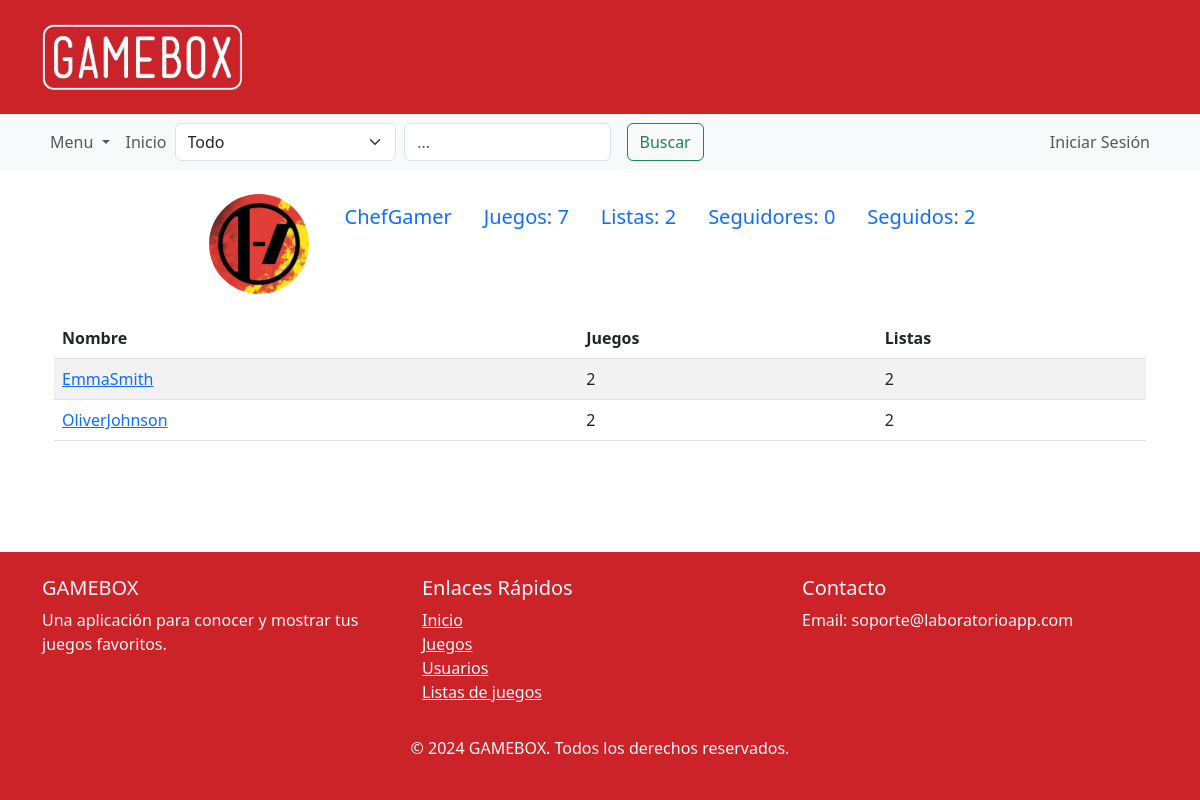
The page /follow/1 on the database its author committed.
### domain/models.py (models this page shows, shortened)
class Usuario(models.Model):
    nickname = models.CharField(max_length=30, unique=True)
    foto = models.ImageField(upload_to="media/usuarios/", default="media/usuarios/generica.jpg")
    cuenta = models.OneToOneField(User, on_delete=models.CASCADE)
    objects = UsuarioManager()
    def __str__(self):
        return self.nickname
    def cant_listas_de_juegos(self):
        return self.listas_de_juegos.count()
    def cant_juegos_jugados(self):
        return self.reseñas.count()
    def cant_seguidores(self):
        return self.seguido_por.count()
    def cant_seguidos(self):
        return self.sigue_a.count()

### domain/views.py (the view)
# urls.py: path('follow/<int:id>', SeguidosController.as_view(),name='follow'),
class SeguidosController(TemplateView):
    template_name = "accounts/seguidos.html"
    def get_context_data(self, **kwargs):
        context = super().get_context_data(**kwargs)
        user_id = self.kwargs.get('id')
        usuario = Usuario.objects.get(id=user_id)
        user_session = Usuario.objects.get_user_from_request(self.request)
        loSigue = Siguen.objects.filter(seguidor=user_session, seguido=usuario).exists()
        seguidos_relacion = usuario.sigue_a.all()
        seguidos = [relacion.seguido for relacion in seguidos_relacion]
        follows = self.get_seguidores_con_follow_session(seguidos, user_session)
        context['seguidos'] = follows
        context['losigue'] = loSigue
        context['userinfo'] = usuario
        context['session'] = Usuario.objects.sesion_perfil_match(user_session,usuario)
        return context
    def get_seguidores_con_follow_session(self,seguidos,user_session):
        follows = []
        for seguidor in seguidos:
            follow = Siguen.objects.filter(seguidor=user_session, seguido=seguidor).exists()
            follows.append({
                    'user' : seguidor,
                    'follow': follow
                })
        print(follows)
        return follows

### domain/context_processors.py (called while the page is built)
def search_form(request):
    user_session = Usuario.objects.get_user_from_request(request)
    return {'user_session': user_session}

### domain/models.py (called while the page is built)
    def get_user_from_request(self, request):
        if request.user.is_authenticated:
            try:
                return self.get(cuenta=request.user)
            except self.model.DoesNotExist:
                return None
        return None

    def sesion_perfil_match(self,user_session,user):
        session=False
        if user_session:
            session = user == user_session
        return session

### domain/templates/accounts/seguidos.html (shortened to what this page needs)
<!DOCTYPE html>
{% extends 'accounts/profile.html' %}
{% block content %}
<div class="container">
  <table class="table table-striped">
    <thead>
      <tr>
        <th scope="col">Nombre</th>
        <th scope="col">Juegos</th>
        <th scope="col">Listas</th>
      </tr>
    </thead>
    <tbody>
      {% for seguido in seguidos %}
      <tr>
        <td>
          <a href="{% url 'profile' id=seguido.user.id %}">{{ seguido.user.nickname }}</a>
        </td>
        <td>{{ seguido.user.cant_juegos_jugados }}</td>
        <td>{{ seguido.user.cant_listas_de_juegos }}</td>
      </tr>
      {% endfor %}
    </tbody>
  </table>
</div>
{% endblock %}

### domain/templates/navs/profile_nav.html (shortened to what this page needs)
<!DOCTYPE html>
<html lang="en">
<head>
</head>
<body>
<div class="container">
    <br>
    <ul class="nav justify-content-center">
        {% if session %}
        <li class="nav-item">
            <img src="{{ user_session.foto.url }}" alt="Foto de perfil" class="profile-img">
        </li>
        <li class="nav-item">
          <a class="nav-link active" aria-current="page" href="{% url 'profile' id=user_session.id %}">
              <span class="fs-5">{{ user_session }}</span>
          </a>
      </li>
        <li class="nav-item">
            <a href="{% url 'edit_profile' %}" class="btn btn-primary">
                <span class="fs-5">Editar Perfil</span>
            </a>
        </li>
        <li class="nav-item">
            <a class="nav-link active" aria-current="page" href="{% url 'yourGames' id_usuario=user_session.id %}">
                <span class="fs-5">Juegos: {{ user_session.cant_juegos_jugados }}</span>
            </a>
        </li>
        <li class="nav-item">
            <a class="nav-link" href="{% url 'yourLists' id_usuario=user_session.id %}">
                <span class="fs-5">Listas: {{ user_session.cant_listas_de_juegos }}</span>
            </a>
        </li>
        <li class="nav-item">
            <a class="nav-link" href="{% url 'followers' id=user_session.id %}">
                <span class="fs-5">Seguidores: {{ user_session.cant_seguidores }}</span>
            </a>
        </li>
        <li class="nav-item">
            <a class="nav-link" href="{% url 'follow' id=user_session.id %}">
                <span class="fs-5">Seguidos: {{ user_session.cant_seguidos }}</span>
            </a>
        </li>
        {% else %}
        <li class="nav-item">
          <img src="{{ userinfo.foto.url }}" alt="Foto de perfil" class="profile-img">
        </li>
        <li class="nav-item">
          <a class="nav-link active" aria-current="page" href="{% url 'profile' id=userinfo.id %}">
              <span class="fs-5">{{ userinfo }}</span>
          </a>
        </li>
        <li class="nav-item">
            <a class="nav-link" href="{% url 'yourGames' id_usuario=userinfo.id %}">
                <span class="fs-5">Juegos: {{ userinfo.cant_juegos_jugados }}</span>
            </a>
        </li>
        <li class="nav-item">
            <a class="nav-link" href="{% url 'yourLists' id_usuario=userinfo.id %}">
                <span class="fs-5">Listas: {{ userinfo.cant_listas_de_juegos }}</span>
            </a>
        </li>
        <li class="nav-item">
            <a class="nav-link" href="{% url 'followers' id=userinfo.id %}">
                <span class="fs-5">Seguidores: {{ userinfo.cant_seguidores }}</span>
            </a>
        </li>
        <li class="nav-item">
            <a class="nav-link" href="{% url 'follow' id=userinfo.id %}">
                <span class="fs-5">Seguidos: {{ userinfo.cant_seguidos }}</span>
            </a>
        </li>
        {% endif %}
    </ul>
</div>
</body>
</html>

### static/domain/styles.css (style rules this page uses)
html, body { height: 100%; }
img { width: 200px; height: auto; object-fit: contain; }

### domain/templates/navs/profile_nav.html (style rules this page uses)
.profile-img { width: 100px; height: 100px; object-fit: cover; border-radius: 50%; margin-right: 20px; }

### rows shown on the page
Usuario: foto (picture), nickname "ChefGamer", cant_juegos_jugados "7", cant_listas_de_juegos "2", cant_seguidores "0", cant_seguidos "2"
Usuario: user.nickname "EmmaSmith", user.cant_juegos_jugados "2", user.cant_listas_de_juegos "2"
Usuario: user.nickname "OliverJohnson", user.cant_juegos_jugados "2", user.cant_listas_de_juegos "2"
